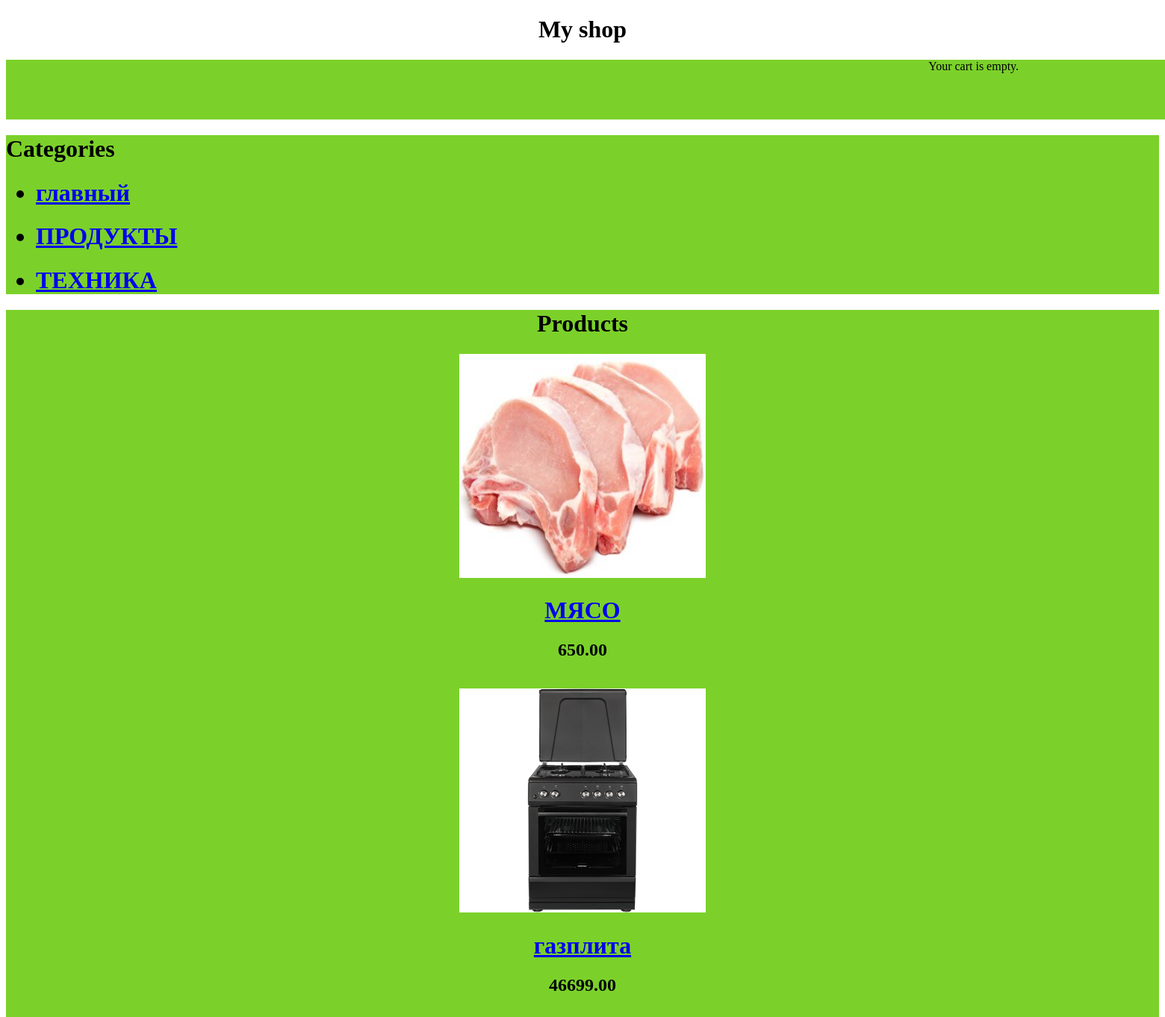
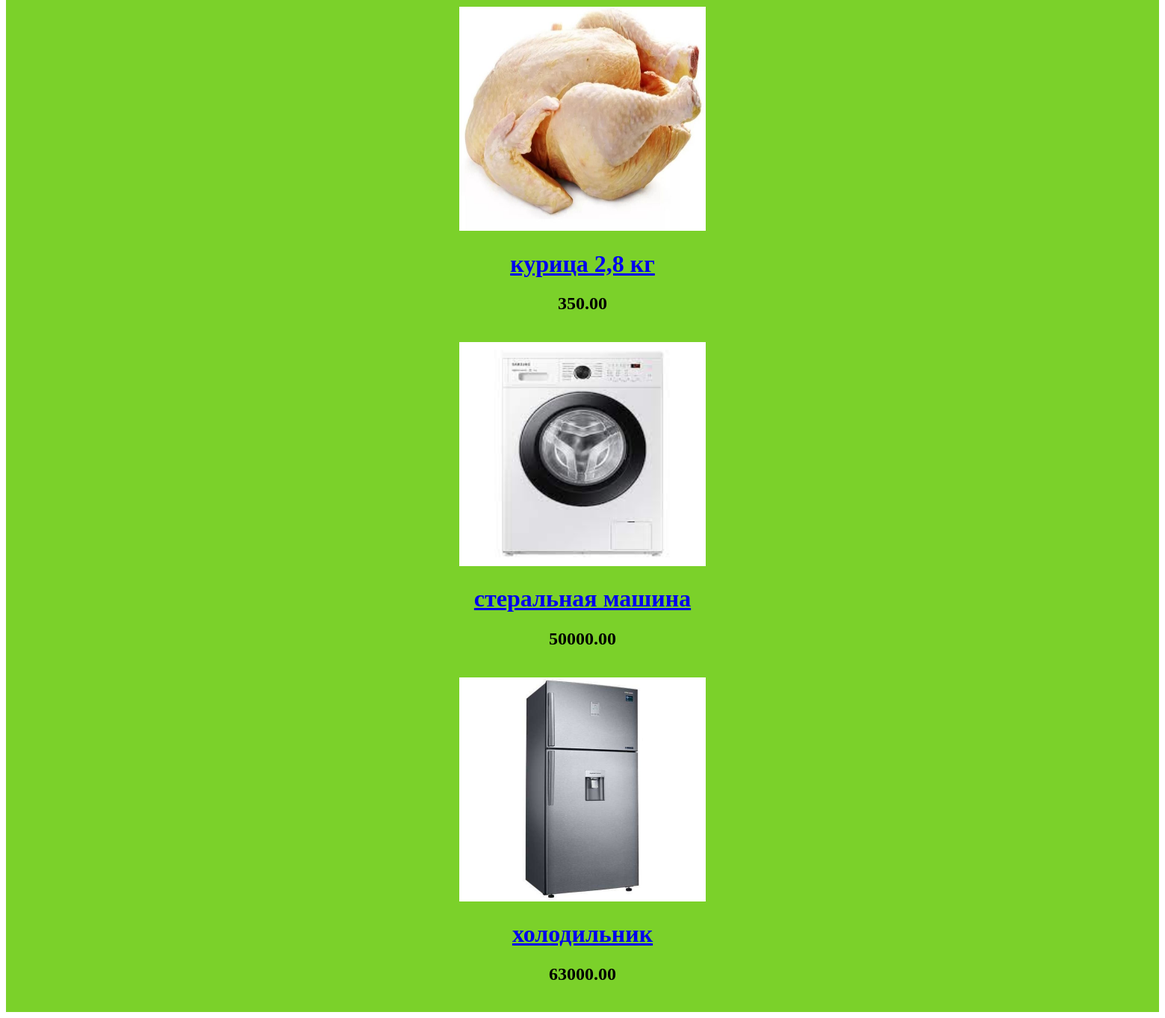
The page / on the database its author committed (2 pictures, top to bottom).
### shop/models.py (models this page shows, shortened)
class Category(models.Model):
    name = models.CharField(max_length=200, db_index=True)
    slug = models.SlugField(max_length=200, db_index=True, unique=True)
    class Meta:
        ordering = ('name',)
        verbose_name = 'Категория'
        verbose_name_plural = 'Категории'
    def get_absolute_url(self):
        return  reverse('shop:product_list_by_category',
                        args=[self.slug])

class Product(models.Model):
    category = models.ForeignKey(Category, related_name='products', on_delete=models.CASCADE)
    name = models.CharField(max_length=200, db_index=True)
    slug = models.SlugField(max_length=200, db_index=True)
    image = models.ImageField(upload_to='products/%Y/%m/%d', blank=True)
    description = models.TextField(blank=True)
    price = models.DecimalField(max_digits=10, decimal_places=2)
    stock = models.PositiveIntegerField()
    available = models.BooleanField(default=True)
    created = models.DateTimeField(auto_now_add=True)
    updated = models.DateTimeField(auto_now=True)
    class Meta:
        ordering = ('name',)
        index_together = (('id', 'slug'),)
    def get_absolute_url(self):
        return reverse('shop:product_detail',
                        args=[self.id, self.slug])

### shop/views.py (the view)
# urls.py: path('', views.product_list, name='product_list'),
def product_list(request, category_slug=None):
    category = None
    categories = Category.objects.all()
    products = Product.objects.filter(available=True)
    if category_slug:
        category = get_object_or_404(Category, slug=category_slug)
        products = products.filter(category=category)
    return render(request,
                  'shop/product/list.html',
                  {'category': category,
                   'categories': categories,
                   'products': products})

### cart/context_processors.py (called while the page is built)
def cart(request):
    return {'cart': Cart(request)}

### templates/shop/product/list.html (shortened to what this page needs)
{% extends "shop/base.html" %}
{% load static %}
{% block content %}
    <div id="sidebar">
        <h1>Categories</h1>
        <ul>
            <h1>
            <li {% if not category %}class="selected"{% endif %}>
                <a href="{% url 'shop:product_list' %}">главный</a>   </li>
            </h1>
            {% for c in categories %}
            <h1>
                <li {% if category.slug == c.slug %}class="selected"{% endif %}>
                    <a href="{{ c.get_absolute_url }}">{{ c.name }}</a>
                </li>
            </h1>
            {% endfor %}
        </ul>
    </div>
    <div class="main" id="product-list">
        <h1>{% if category %}{{ category.name }}{% else %}Products{% endif %}</h1>
        {% for product in products %}
            <div class="item">
                <a href="{{ product.get_absolute_url }}">
                    <img src="{% if product.image %}{{ product.image.url }}{% else %}{% static "img/no_image.png" %}{% endif %}">
                    <h1>
                        {{ product.name }}
                    </h1>
                 <a href="{{ product.get_absolute_url }}"></a> <h2>{{ product.price }}</h2><br>
            </div>
        {% endfor %}
    </div>
{% endblock %}

### templates/shop/base.html (shortened to what this page needs)
{% load static %}
<!DOCTYPE html>
<html>
<head>
    <link rel="stylesheet" href="{% static 'shop/style.css'%}">
</head>
<body>
<div class="header" style="text-align:center">
    <h1>
        My shop
    </h1>
</div>
<div  class="subheader" >
 <div class="cart">
    {% with total_items=cart|length %}
            {% if cart|length > 0 %}
                Your cart:
            <a href="{% url 'cart:cart_detail'%}">
                {{ total_items }} item{{ total_items|pluralize }},
                ${{ cart.get_total_price }}
            </a>
        {% else %}
            Your cart is empty.
        {% endif %}
    {% endwith %}
</div>
</div>
<div class="content">
    {% block content %}
    {% endblock %}
</div>
</body>
</html>

### static/shop/style.css (style rules this page uses)
.subheader { background-color: #7bd12a; height: 80px; width: 100%; padding-left: 80%; }
img { width: 330px; height: 300px; }
#product-list { text-align:center; background-color:#7bd12a; }
#sidebar { background-color:#7bd12a; }

### rows shown on the page
Category: name "ПРОДУКТЫ"
Category: name "ТЕХНИКА"
Product: image (picture), name "МЯСО", price "650.00"
Product: image (picture), name "газплита", price "46699.00"
Product: image (picture), name "курица 2,8 кг", price "350.00"
Product: image (picture), name "стеральная машина", price "50000.00"
Product: image (picture), name "холодильник", price "63000.00"
